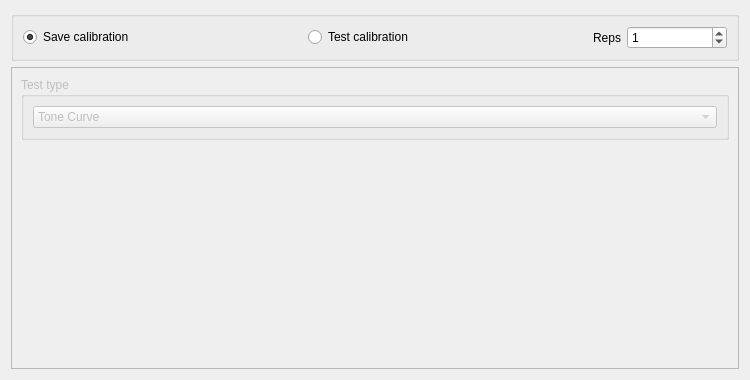
<?xml version="1.0" encoding="UTF-8"?>
<ui version="4.0">
 <class>CalibrationWidget</class>
 <widget class="QWidget" name="CalibrationWidget">
  <property name="geometry">
   <rect>
    <x>0</x>
    <y>0</y>
    <width>750</width>
    <height>380</height>
   </rect>
  </property>
  <property name="windowTitle">
   <string>Form</string>
  </property>
  <layout class="QVBoxLayout" name="verticalLayout">
   <item>
    <widget class="QGroupBox" name="calgroup">
     <property name="maximumSize">
      <size>
       <width>16777215</width>
       <height>50</height>
      </size>
     </property>
     <property name="font">
      <font>
       <kerning>true</kerning>
      </font>
     </property>
     <property name="title">
      <string/>
     </property>
     <property name="flat">
      <bool>false</bool>
     </property>
     <property name="checkable">
      <bool>false</bool>
     </property>
     <layout class="QHBoxLayout" name="horizontalLayout_4">
      <item>
       <widget class="QRadioButton" name="savecalCkbx">
        <property name="toolTip">
         <string>Saves calibration data to file and sets as current calibration</string>
        </property>
        <property name="text">
         <string>Save calibration</string>
        </property>
        <property name="checked">
         <bool>true</bool>
        </property>
       </widget>
      </item>
      <item>
       <widget class="QRadioButton" name="applycalCkbx">
        <property name="toolTip">
         <string>Play stimulus with calibration applied; does not save to file</string>
        </property>
        <property name="text">
         <string>Test calibration</string>
        </property>
       </widget>
      </item>
      <item>
       <widget class="QLabel" name="label_2">
        <property name="sizePolicy">
         <sizepolicy hsizetype="Fixed" vsizetype="Preferred">
          <horstretch>0</horstretch>
          <verstretch>0</verstretch>
         </sizepolicy>
        </property>
        <property name="text">
         <string>Reps</string>
        </property>
       </widget>
      </item>
      <item>
       <widget class="QSpinBox" name="nrepsSpnbx">
        <property name="maximumSize">
         <size>
          <width>100</width>
          <height>16777215</height>
         </size>
        </property>
        <property name="toolTip">
         <string>Number of repeats for the stimulus</string>
        </property>
        <property name="maximum">
         <number>1000</number>
        </property>
        <property name="value">
         <number>1</number>
        </property>
       </widget>
      </item>
     </layout>
    </widget>
   </item>
   <item>
    <widget class="QFrame" name="frame">
     <property name="enabled">
      <bool>false</bool>
     </property>
     <property name="frameShape">
      <enum>QFrame::StyledPanel</enum>
     </property>
     <property name="frameShadow">
      <enum>QFrame::Raised</enum>
     </property>
     <layout class="QVBoxLayout" name="verticalLayout_2">
      <item>
       <widget class="QGroupBox" name="testTypeGrp">
        <property name="enabled">
         <bool>false</bool>
        </property>
        <property name="title">
         <string>Test type</string>
        </property>
        <layout class="QHBoxLayout" name="horizontalLayout">
         <item>
          <widget class="QComboBox" name="calTypeCmbbx">
           <property name="toolTip">
            <string>Stimulus type</string>
           </property>
           <item>
            <property name="text">
             <string>Tone Curve</string>
            </property>
           </item>
          </widget>
         </item>
        </layout>
       </widget>
      </item>
      <item>
       <widget class="QStackedWidget" name="caleditorStack">
        <property name="currentIndex">
         <number>0</number>
        </property>
        <widget class="QWidget" name="page">
         <layout class="QVBoxLayout" name="verticalLayout_3">
          <item>
           <widget class="TuningCurveEditor" name="curveWidget" native="true"/>
          </item>
         </layout>
        </widget>
       </widget>
      </item>
     </layout>
    </widget>
   </item>
  </layout>
 </widget>
 <customwidgets>
  <customwidget>
   <class>TuningCurveEditor</class>
   <extends>QWidget</extends>
   <header>neurosound.gui.stim.tuning_curve</header>
   <container>1</container>
  </customwidget>
 </customwidgets>
 <resources/>
 <connections>
  <connection>
   <sender>calTypeCmbbx</sender>
   <signal>currentIndexChanged(int)</signal>
   <receiver>caleditorStack</receiver>
   <slot>setCurrentIndex(int)</slot>
   <hints>
    <hint type="sourcelabel">
     <x>194</x>
     <y>93</y>
    </hint>
    <hint type="destinationlabel">
     <x>207</x>
     <y>129</y>
    </hint>
   </hints>
  </connection>
  <connection>
   <sender>applycalCkbx</sender>
   <signal>toggled(bool)</signal>
   <receiver>frame</receiver>
   <slot>setEnabled(bool)</slot>
   <hints>
    <hint type="sourcelabel">
     <x>362</x>
     <y>28</y>
    </hint>
    <hint type="destinationlabel">
     <x>734</x>
     <y>369</y>
    </hint>
   </hints>
  </connection>
  <connection>
   <sender>applycalCkbx</sender>
   <signal>toggled(bool)</signal>
   <receiver>testTypeGrp</receiver>
   <slot>setEnabled(bool)</slot>
   <hints>
    <hint type="sourcelabel">
     <x>350</x>
     <y>27</y>
    </hint>
    <hint type="destinationlabel">
     <x>310</x>
     <y>69</y>
    </hint>
   </hints>
  </connection>
 </connections>
 <slots>
  <slot>xor_applycal()</slot>
  <slot>xor_savecal()</slot>
 </slots>
</ui>
